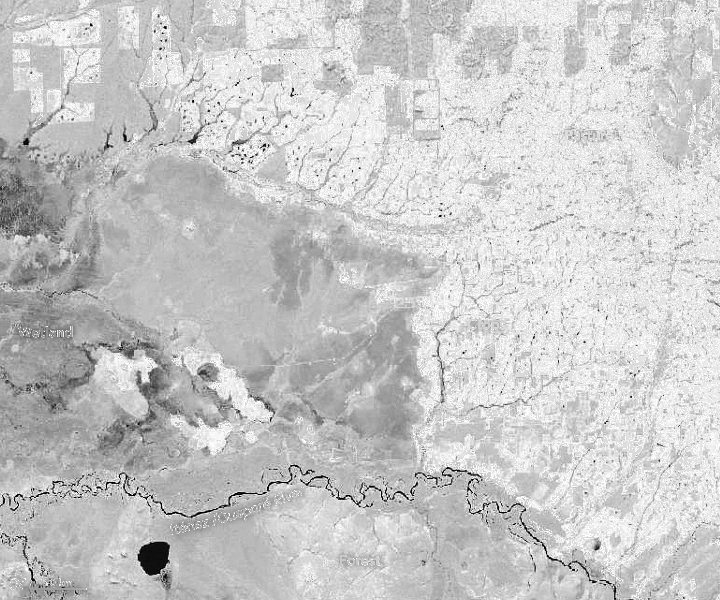

Generate this figure with Python:
import numpy as np
from PIL import Image

image_path = 'map.jpg'
with Image.open(image_path) as img:
    array1 = np.array(img)
max_val = array1.max() 
min_val = array1.min()  
array2 = np.load('normalized_tree_density.npy')
print(array2.min())
print(array2.max())
print(array2.shape)
check = (max_val - min_val) * array2 + min_val
check_uint8 = check.astype(np.uint8)
image = Image.fromarray(check_uint8)

path = 'check.png'
image.save(path)
